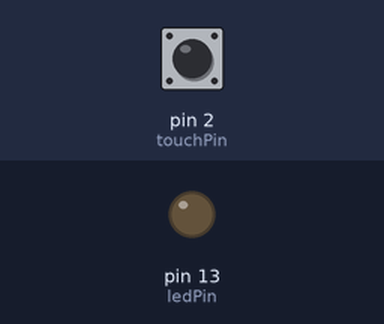
The sketch below on a simulated Arduino Uno, built with avr-gcc and run on an emulated ATmega328P. Shown: output pins drawn as LEDs (lit = HIGH). The inputs (shaded band) are chosen by the test bench; at power-on: pin 2 (touchPin) HIGH.

Above: at 1.2 s.
1.3 s: pin 2 (touchPin) pulled LOW for 0.15 s
At 1.37 s:
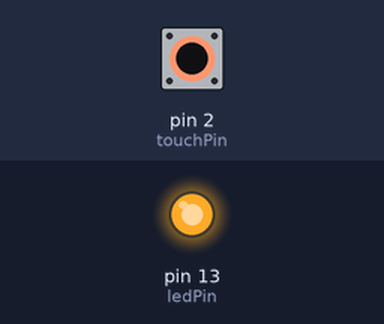
2.9 s: pin 2 (touchPin) pulled LOW for 3.2 s
At 7.3 s:
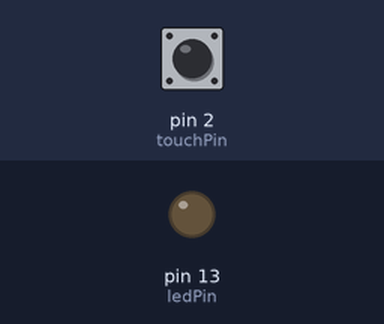
Timing chart, 0 to 8.8 s (numbered marks = the images above; inputs shaded):
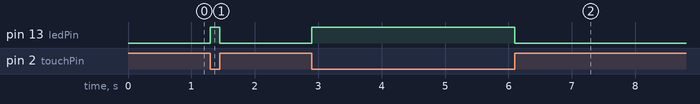

Measured:
- after the input at 1.3 s, pin 13 (ledPin): LOW → HIGH at once, → LOW 0.15 s later
- after the input at 2.9 s, pin 13 (ledPin): LOW → HIGH at once, → LOW 3.2 s later

The sketch:

Code.ino
```cpp
// NeuralMesh Solution

const int ledPin = 13;
const int touchPin = 2;

boolean metalTouched = false;

void setup() {
  pinMode(ledPin, OUTPUT);
  pinMode(touchPin, INPUT);
}

void loop() {
  int touchState = digitalRead(touchPin);

  // Metal touch sensor is touched (LOW signal)
  if (touchState == LOW) {
    metalTouched = true;
  } else {
    metalTouched = false;
  }

  // Turn on or off the LED based on the metal touch sensor state
  digitalWrite(ledPin, metalTouched ? HIGH : LOW);
}
```
